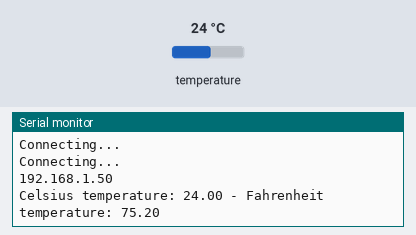
A sketch run on a simulated ESP8266 (NodeMCU). Parts: the last lines printed to the serial monitor. The test bench sets the inputs (shaded band); at power-on: temperature 24 °C. WiFi joins after 1.5 s; servers stay silent unless stated.

Above: at 3.2 s.
3.3 s: temperature set to 12 °C
At 4.7 s:
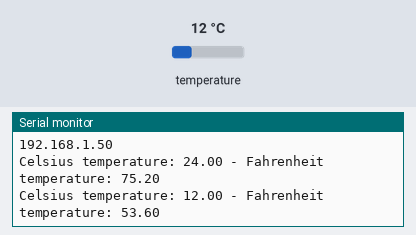
4.8 s: temperature set to 19 °C
At 7.6 s:
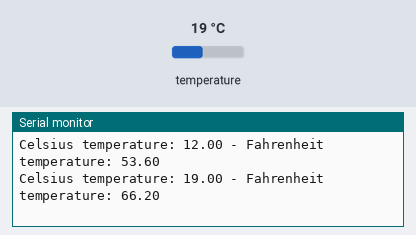
Timing chart, 0 to 9.1 s (numbered marks = the images above; inputs shaded):
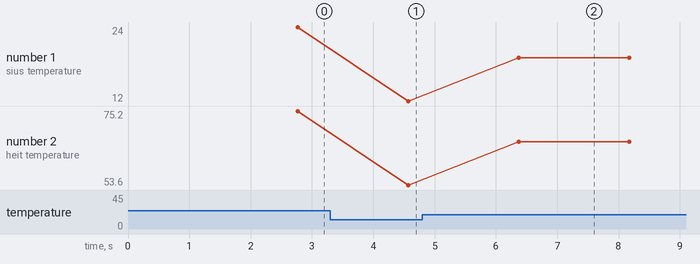

Measured:
- after the input at 3.3 s, the serial monitor: prints a new line after 1.3 s (image 1)
- after the input at 4.8 s, the serial monitor: prints a new line after 1.6 s (image 2)
- plotted number 1: 24 → 12 after the input at 3.3 s, 12 → 19 after the input at 4.8 s
- plotted number 2: 75.2 → 53.6 after the input at 3.3 s, 53.6 → 66.2 after the input at 4.8 s

The sketch:

pool_thermometer.ino
```cpp
// Import required libraries
#include <Arduino.h>
#include <ESP8266WiFi.h>
#include <Hash.h>
#include <ESPAsyncTCP.h>
#include <ESPAsyncWebSrv.h>
#include <OneWire.h>
#include <DallasTemperature.h>

// Replace with your network credentials
const char* ssid = "SSID";
const char* password = "PASSWORD";

// Data wire is conntec to the Arduino digital pin 4
#define ONE_WIRE_BUS 4

// Setup a oneWire instance to communicate with any OneWire devices
OneWire oneWire(ONE_WIRE_BUS);

// Pass our oneWire reference to Dallas Temperature sensor
DallasTemperature sensors(&oneWire);


// current temperature, updated in loop()
float celsius_temp = 0.0;
float farenheit_temp = 0.0;

// Create AsyncWebServer object on port 80
AsyncWebServer server(80);

// Generally, you should use "unsigned long" for variables that hold time
// The value will quickly become too large for an int to store
unsigned long previousMillis = 0;    // will store last time DHT was updated

// Updates sensor readings every 1 seconds
const long interval = 1000;

const char index_html[] PROGMEM = R"rawliteral(
<!DOCTYPE HTML><html>
<head>
  <meta name="viewport" content="width=device-width, initial-scale=1">
  <link rel="stylesheet" href="https://use.fontawesome.com/releases/v5.7.2/css/all.css" integrity="sha384-fnmOCqbTlWIlj8LyTjo7mOUStjsKC4pOpQbqyi7RrhN7udi9RwhKkMHpvLbHG9Sr" crossorigin="anonymous">
  <style>
    html {
     font-family: Arial;
     display: inline-block;
     margin: 0px auto;
     text-align: center;
    }
    h2 { font-size: 3.0rem; }
    p { font-size: 3.0rem; }
    .units { font-size: 1.2rem; }
    .dht-labels{
      font-size: 1.5rem;
      vertical-align:middle;
      padding-bottom: 15px;
    }
  </style>
</head>
<body>
  <h2>Pool Temperature</h2>
  <p>
    <i class="fas fa-thermometer-half" style="color:#059e8a;"></i>
    <span class="dht-labels">Current Water Temperature</span>
    <span id="temperature">%TEMPERATURE%</span>
    <sup class="units">&deg;F</sup>
  </p>
</body>
<script>
setInterval(function ( ) {
  var xhttp = new XMLHttpRequest();
  xhttp.onreadystatechange = function() {
    if (this.readyState == 4 && this.status == 200) {
      document.getElementById("temperature").innerHTML = this.responseText;
    }
  };
  xhttp.open("GET", "/temperature", true);
  xhttp.send();
}, 10000 ) ;
</script>
</html>)rawliteral";

// Replaces placeholder with DHT values
String processor(const String& var){
  //Serial.println(var);
  if(var == "TEMPERATURE"){
    return String(farenheit_temp);
  }
  return String();
}

void setup(){
  // Serial port for debugging purposes
  Serial.begin(115200);
  sensors.begin();

  // Connect to Wi-Fi
  WiFi.begin(ssid, password);
  Serial.println("Connecting to WiFi");
  while (WiFi.status() != WL_CONNECTED) {
    delay(1000);
    Serial.println("Connecting...");
  }

  // Print ESP8266 Local IP Address
  Serial.println(WiFi.localIP());

  // Route for root / web page
  server.on("/", HTTP_GET, [](AsyncWebServerRequest *request){
    request->send_P(200, "text/html", index_html, processor);
  });
  server.on("/temperature", HTTP_GET, [](AsyncWebServerRequest *request){
    request->send_P(200, "text/plain", String(farenheit_temp).c_str());
  });

  // Start server
  server.begin();
}

void loop(void){
  // Call sensors.requestTemperatures() to issue a global temperature and Requests to all devices on the bus
  sensors.requestTemperatures();

  Serial.print("Celsius temperature: ");
  // Why "byIndex"? You can have more than one IC on the same bus. 0 refers to the first IC on the wire
  celsius_temp = sensors.getTempCByIndex(0);
  Serial.print(sensors.getTempCByIndex(0));
  Serial.print(" - Fahrenheit temperature: ");
  farenheit_temp = sensors.getTempFByIndex(0);
  Serial.println(sensors.getTempFByIndex(0));
  delay(1000);
}
```
